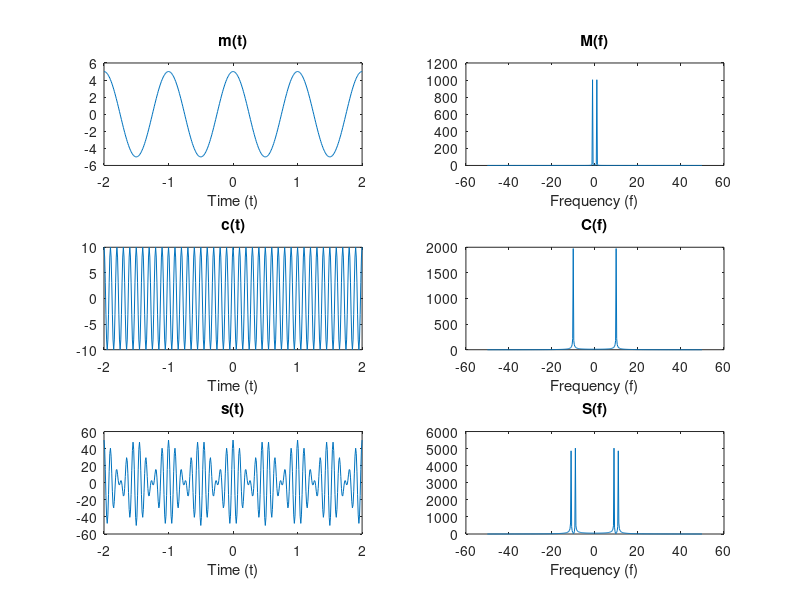
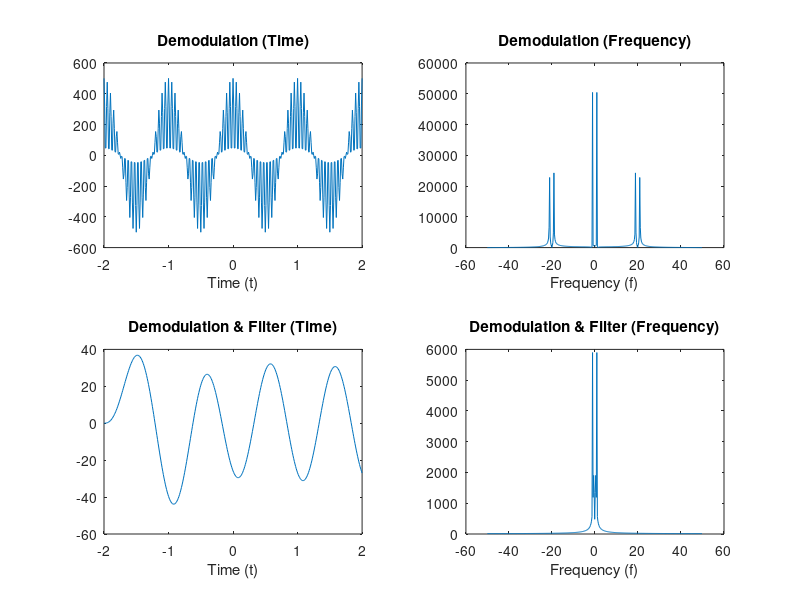
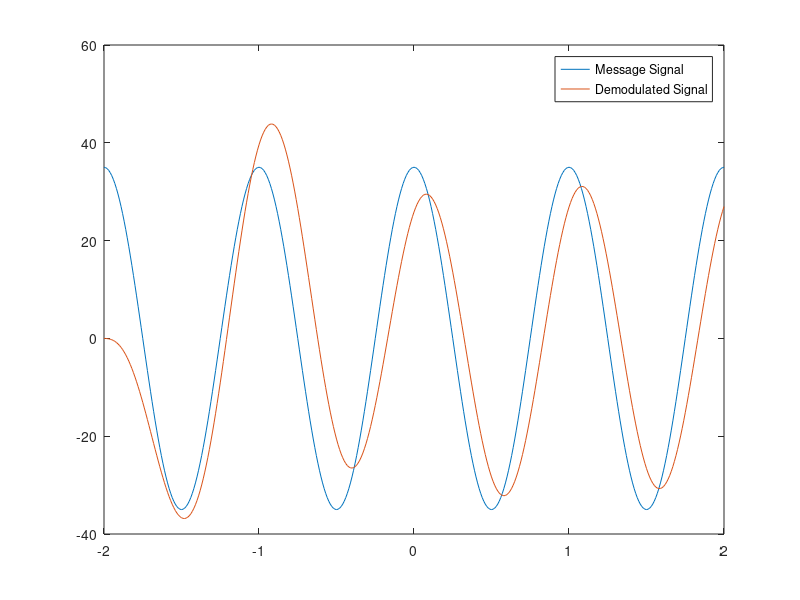

The MATLAB script that drew these images, in order:
clear all;
clc;

vm = 5;
vc = 10;

fm = 1;
fc = 10;
fs = 100;
wm = 2*pi*fm;
wc = 2*pi*fc;

t = -2:1/fs:2;
n = length(t);
df = fs / n;
f = -fs/2:df:fs/2 - df;

% Modulation
m = vm*cos(wm*t);
c = vc*cos(wc*t);
s = m .* c;

ftm = fftshift(fft(m));
ftc = fftshift(fft(c));
fts = fftshift(fft(s));

subplot(3, 2, 1);
plot(t, m);
xlabel('Time (t)');
title('m(t)');

subplot(3, 2, 3);
plot(t, c);
xlabel('Time (t)');
title('c(t)');

subplot(3, 2, 5);
plot(t, s);
xlabel('Time (t)');
title('s(t)');

subplot(3, 2, 2);
plot(f, abs(ftm));
xlabel('Frequency (f)');
title('M(f)');

subplot(3, 2, 4);
plot(f, abs(ftc));
xlabel('Frequency (f)');
title('C(f)');

subplot(3, 2, 6);
plot(f, abs(fts));
xlabel('Frequency (f)');
title('S(f)');

% Demodulation
demt = s .* c;
demf = fftshift(fft(demt));

[B, A] = butter(3, fm/fs, 'low');
yt = filter(B, A, demt);
yf = fftshift(fft(yt));

figure;
subplot(2, 2, 1);
plot(t, demt);
xlabel('Time (t)');
title('Demodulation (Time)');

subplot(2, 2, 2);
plot(f, abs(demf));
xlabel('Frequency (f)');
title('Demodulation (Frequency)');

subplot(2, 2, 3);
plot(t, yt);
xlabel('Time (t)');
title('Demodulation & Filter (Time)');

subplot(2, 2, 4);
plot(f, abs(yf));
xlabel('Frequency (f)');
title('Demodulation & Filter (Frequency)');

figure;
plot(t, 7*m, t, -1*yt);
legend('Message Signal', 'Demodulated Signal');
